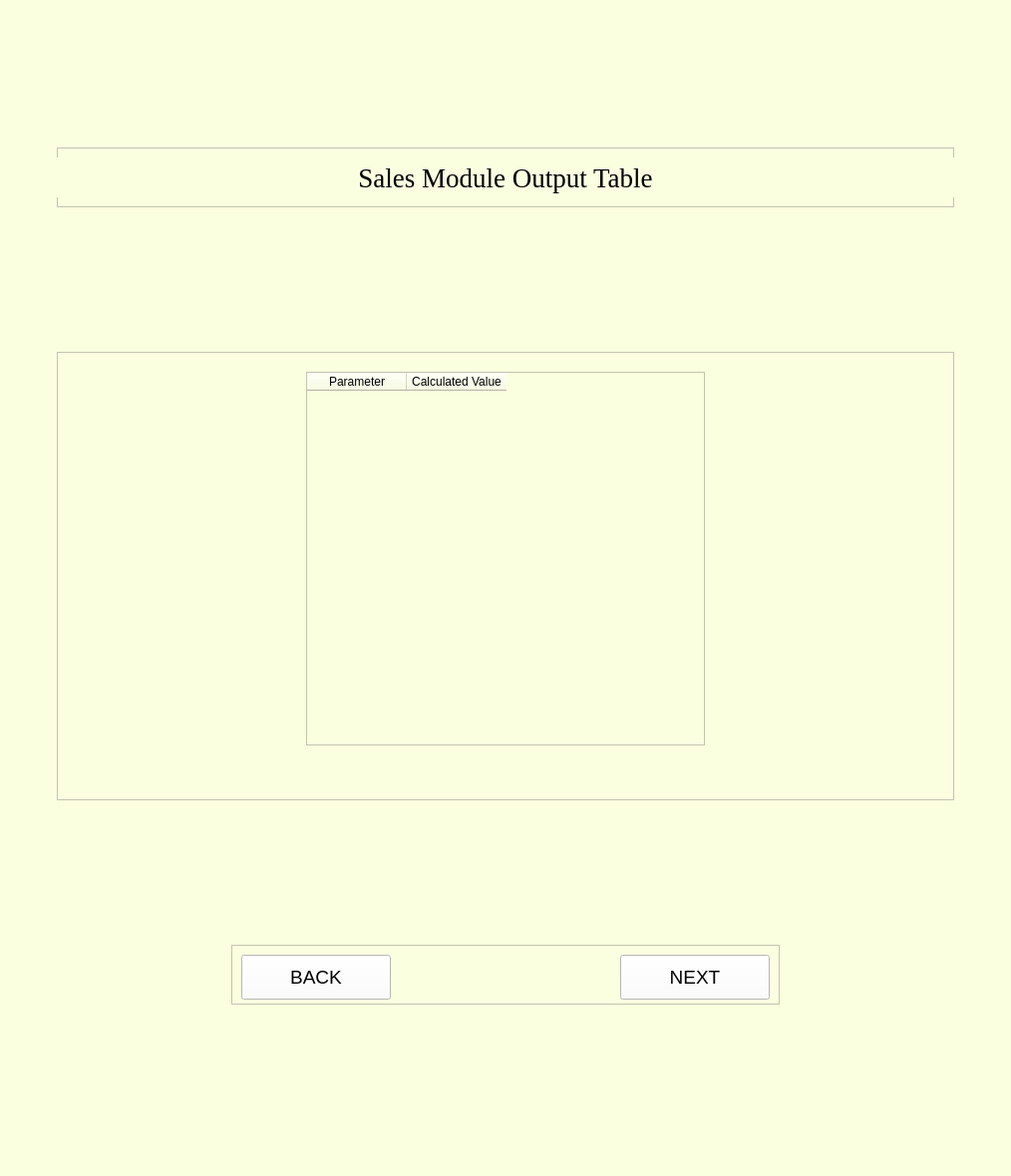
<?xml version="1.0" encoding="UTF-8"?>
<ui version="4.0">
 <class>MainWindow</class>
 <widget class="QMainWindow" name="MainWindow">
  <property name="geometry">
   <rect>
    <x>0</x>
    <y>0</y>
    <width>1014</width>
    <height>1180</height>
   </rect>
  </property>
  <property name="sizePolicy">
   <sizepolicy hsizetype="Expanding" vsizetype="Expanding">
    <horstretch>0</horstretch>
    <verstretch>0</verstretch>
   </sizepolicy>
  </property>
  <property name="mouseTracking">
   <bool>false</bool>
  </property>
  <property name="windowTitle">
   <string>MainWindow</string>
  </property>
  <property name="styleSheet">
   <string notr="true">background-color: rgb(250, 255, 224);</string>
  </property>
  <widget class="QWidget" name="centralwidget">
   <layout class="QVBoxLayout" name="verticalLayout">
    <item alignment="Qt::AlignHCenter">
     <widget class="QFrame" name="frame_12">
      <property name="minimumSize">
       <size>
        <width>900</width>
        <height>60</height>
       </size>
      </property>
      <property name="maximumSize">
       <size>
        <width>900</width>
        <height>60</height>
       </size>
      </property>
      <property name="frameShape">
       <enum>QFrame::StyledPanel</enum>
      </property>
      <property name="frameShadow">
       <enum>QFrame::Raised</enum>
      </property>
      <widget class="QLabel" name="heading">
       <property name="geometry">
        <rect>
         <x>0</x>
         <y>10</y>
         <width>900</width>
         <height>40</height>
        </rect>
       </property>
       <property name="sizePolicy">
        <sizepolicy hsizetype="Preferred" vsizetype="Preferred">
         <horstretch>0</horstretch>
         <verstretch>0</verstretch>
        </sizepolicy>
       </property>
       <property name="minimumSize">
        <size>
         <width>900</width>
         <height>40</height>
        </size>
       </property>
       <property name="maximumSize">
        <size>
         <width>16777215</width>
         <height>16777215</height>
        </size>
       </property>
       <property name="font">
        <font>
         <family>Times New Roman</family>
         <pointsize>20</pointsize>
         <weight>50</weight>
         <italic>false</italic>
         <bold>false</bold>
        </font>
       </property>
       <property name="styleSheet">
        <string notr="true"/>
       </property>
       <property name="text">
        <string>Sales Module Output Table</string>
       </property>
       <property name="alignment">
        <set>Qt::AlignCenter</set>
       </property>
       <property name="wordWrap">
        <bool>false</bool>
       </property>
      </widget>
     </widget>
    </item>
    <item alignment="Qt::AlignHCenter">
     <widget class="QFrame" name="frame_5">
      <property name="minimumSize">
       <size>
        <width>900</width>
        <height>450</height>
       </size>
      </property>
      <property name="maximumSize">
       <size>
        <width>900</width>
        <height>450</height>
       </size>
      </property>
      <property name="frameShape">
       <enum>QFrame::StyledPanel</enum>
      </property>
      <property name="frameShadow">
       <enum>QFrame::Raised</enum>
      </property>
      <widget class="QTableWidget" name="tableWidget">
       <property name="enabled">
        <bool>true</bool>
       </property>
       <property name="geometry">
        <rect>
         <x>250</x>
         <y>20</y>
         <width>400</width>
         <height>375</height>
        </rect>
       </property>
       <property name="minimumSize">
        <size>
         <width>400</width>
         <height>375</height>
        </size>
       </property>
       <property name="maximumSize">
        <size>
         <width>400</width>
         <height>375</height>
        </size>
       </property>
       <column>
        <property name="text">
         <string>Parameter</string>
        </property>
       </column>
       <column>
        <property name="text">
         <string>Calculated Value</string>
        </property>
       </column>
      </widget>
     </widget>
    </item>
    <item alignment="Qt::AlignHCenter">
     <widget class="QFrame" name="frame_9">
      <property name="minimumSize">
       <size>
        <width>550</width>
        <height>60</height>
       </size>
      </property>
      <property name="maximumSize">
       <size>
        <width>550</width>
        <height>60</height>
       </size>
      </property>
      <property name="frameShape">
       <enum>QFrame::StyledPanel</enum>
      </property>
      <property name="frameShadow">
       <enum>QFrame::Raised</enum>
      </property>
      <widget class="QPushButton" name="backButton">
       <property name="geometry">
        <rect>
         <x>10</x>
         <y>10</y>
         <width>150</width>
         <height>45</height>
        </rect>
       </property>
       <property name="sizePolicy">
        <sizepolicy hsizetype="Preferred" vsizetype="Preferred">
         <horstretch>0</horstretch>
         <verstretch>0</verstretch>
        </sizepolicy>
       </property>
       <property name="minimumSize">
        <size>
         <width>150</width>
         <height>45</height>
        </size>
       </property>
       <property name="maximumSize">
        <size>
         <width>150</width>
         <height>45</height>
        </size>
       </property>
       <property name="font">
        <font>
         <family>Arial</family>
         <pointsize>14</pointsize>
        </font>
       </property>
       <property name="styleSheet">
        <string notr="true">background-color:rgb(255, 255, 255)</string>
       </property>
       <property name="text">
        <string>BACK</string>
       </property>
      </widget>
      <widget class="QPushButton" name="nextButton">
       <property name="geometry">
        <rect>
         <x>390</x>
         <y>10</y>
         <width>150</width>
         <height>45</height>
        </rect>
       </property>
       <property name="sizePolicy">
        <sizepolicy hsizetype="Preferred" vsizetype="Preferred">
         <horstretch>0</horstretch>
         <verstretch>0</verstretch>
        </sizepolicy>
       </property>
       <property name="minimumSize">
        <size>
         <width>150</width>
         <height>45</height>
        </size>
       </property>
       <property name="maximumSize">
        <size>
         <width>150</width>
         <height>45</height>
        </size>
       </property>
       <property name="font">
        <font>
         <family>Arial</family>
         <pointsize>14</pointsize>
        </font>
       </property>
       <property name="styleSheet">
        <string notr="true">background-color:rgb(255, 255, 255)</string>
       </property>
       <property name="text">
        <string>NEXT</string>
       </property>
      </widget>
     </widget>
    </item>
   </layout>
  </widget>
  <widget class="QMenuBar" name="menubar">
   <property name="geometry">
    <rect>
     <x>0</x>
     <y>0</y>
     <width>1014</width>
     <height>21</height>
    </rect>
   </property>
  </widget>
  <widget class="QStatusBar" name="statusbar"/>
 </widget>
 <resources/>
 <connections/>
</ui>
